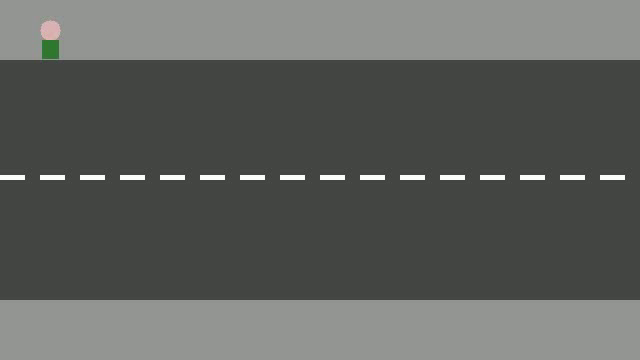
#> input picture frame 0 of edgevision/sample_data/traffic_sample.mp4, 640 x 360 px
$ python build_image_dataset.py
#> lines starting #> are read from the running program, lines starting #| are printed output that depends on the picture
"""Build an enriched traffic image dataset from uploaded and sample videos.

Extracts diverse, stratified frames across all video clips in uploads/ and sample_data/
to create an image dataset for model training, fine-tuning, and INT8 calibration.
"""

from __future__ import annotations

import argparse
import os
from pathlib import Path
import sys

_project_root = Path(__file__).resolve().parent.parent
if str(_project_root) not in sys.path:
    sys.path.insert(0, str(_project_root))

import cv2
import numpy as np


def extract_frames_from_video(
    video_path: Path,
    output_dir: Path,
    num_frames: int = 25,
    max_width: int = 640,
    prefix: str = "",
) -> int:
    """Extract evenly spaced diverse frames from a single video file."""
#> called with num_frames = 20, max_width = 640, prefix = 'vid00_traffic_'
    if not video_path.is_file():
        return 0

    cap = cv2.VideoCapture(str(video_path))
    if not cap.isOpened():
        return 0

    total_frames = int(cap.get(cv2.CAP_PROP_FRAME_COUNT))
    if total_frames <= 0:
        cap.release()
        return 0

    actual_extract = min(num_frames, total_frames)
    indices = np.linspace(0, total_frames - 1, actual_extract, dtype=int)
    extracted_count = 0

    output_dir.mkdir(parents=True, exist_ok=True)
    current_idx = 0

    for target_idx in indices:
        cap.set(cv2.CAP_PROP_POS_FRAMES, int(target_idx))
        ret, frame = cap.read()
        if not ret or frame is None:
            continue

        h, w = frame.shape[:2]
        if w > max_width:
            new_h = int(h * (max_width / w))
            frame = cv2.resize(frame, (max_width, new_h), interpolation=cv2.INTER_LINEAR)

        # Skip near-black or corrupted frames
        if np.mean(frame) < 8.0:
            continue

        filename = f"{prefix}_{target_idx:05d}.jpg" if prefix else f"frame_{current_idx:05d}.jpg"
        cv2.imwrite(str(output_dir / filename), frame, [cv2.IMWRITE_JPEG_QUALITY, 95])
        extracted_count += 1
        current_idx += 1
#> this loop made 20 passes
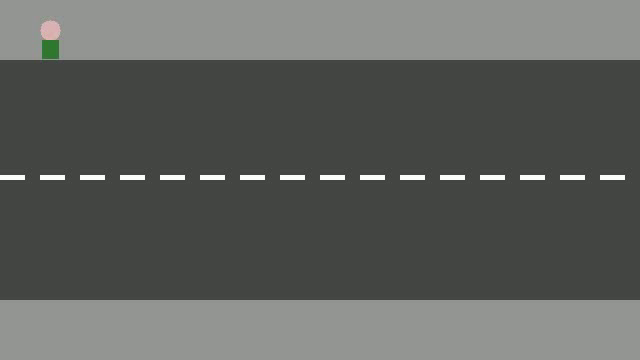
#> input picture frame 0 of edgevision/sample_data/traffic_sample.mp4, 640 x 360 px
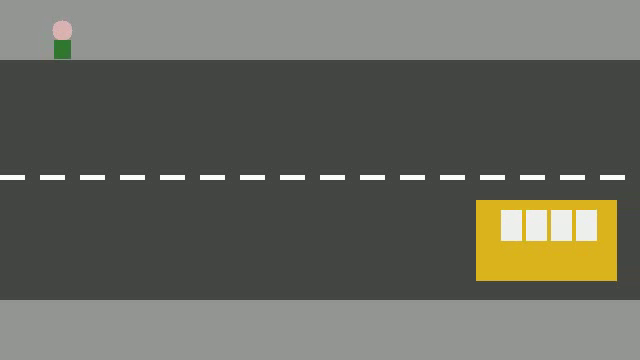
#> input picture frame 6 of edgevision/sample_data/traffic_sample.mp4, 640 x 360 px
#> pass 3, in extract_frames_from_video, `ret, frame = cap.read()`:
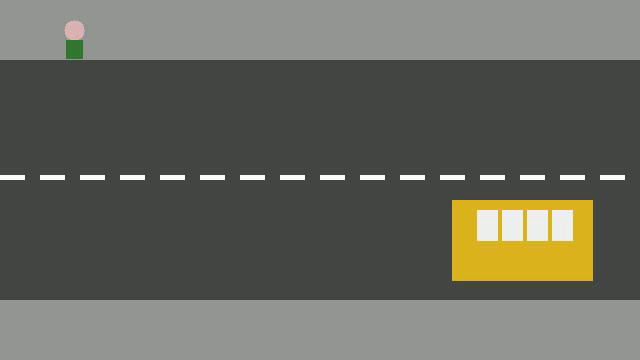
#> frame: shape (360, 640, 3); mean B, G, R 94.7, 103.4, 102.9
#> after the loop, current_idx = 20; extracted_count = 20

    cap.release()
    return extracted_count


def build_image_dataset(
    uploads_dir: str = "uploads",
    sample_dir: str = "sample_data",
    output_dir: str = "dataset/images",
    frames_per_video: int = 20,
    max_total_images: int = 600,
) -> int:
    """Extract diverse frames from all videos into a centralized image dataset."""
    dest = Path(output_dir)
    dest.mkdir(parents=True, exist_ok=True)

    video_paths = []
    up_path = Path(uploads_dir)
    if up_path.is_dir():
        video_paths.extend(sorted(up_path.glob("*.mp4")))
    samp_path = Path(sample_dir)
    if samp_path.is_dir():
        video_paths.extend(sorted(samp_path.glob("*.mp4")))

    print("=" * 70)
    print("BUILDING DIVERSE TRAFFIC IMAGE DATASET")
    print(f"Source Videos Found   : {len(video_paths)}")
    print(f"Target Destination    : {dest}")
    print(f"Frames per Video Target: {frames_per_video}")
    print(f"Maximum Total Images  : {max_total_images}")
    print("=" * 70)

    total_extracted = 0
    for idx, v_path in enumerate(video_paths):
        if total_extracted >= max_total_images:
            break
        prefix = f"vid{idx:02d}_{v_path.stem[:8]}"
        needed = min(frames_per_video, max_total_images - total_extracted)
        count = extract_frames_from_video(
            video_path=v_path,
            output_dir=dest,
            num_frames=needed,
            prefix=prefix,
        )
#> count = 20
        total_extracted += count
#> total_extracted = 20
        print(f"[{idx+1}/{len(video_paths)}] {v_path.name}: extracted {count} frames (Total: {total_extracted})")
#| [1/1] traffic_sample.mp4: extracted 20 frames (Total: 20)

    print("=" * 70)
    print(f"DATASET EXTRACTION COMPLETE: {total_extracted} real traffic images saved in {dest}")
#| DATASET EXTRACTION COMPLETE: 20 real traffic images saved in dataset/images
    print("=" * 70)
    return total_extracted


if __name__ == "__main__":
    parser = argparse.ArgumentParser(description="Extract diverse frames into image dataset.")
    parser.add_argument("--uploads", default="uploads", help="Path to uploads directory")
    parser.add_argument("--output", default="dataset/images", help="Output image directory")
    parser.add_argument("--frames-per-video", type=int, default=20, help="Frames per video")
    parser.add_argument("--max-total", type=int, default=600, help="Max total images to extract")
    args = parser.parse_args()

    build_image_dataset(
        uploads_dir=args.uploads,
        output_dir=args.output,
        frames_per_video=args.frames_per_video,
        max_total_images=args.max_total,
    )

$ run again, starting later in the video
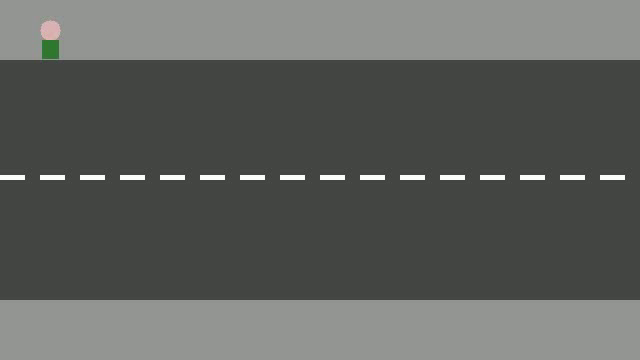
#> input picture frame 0 of edgevision/sample_data/traffic_sample.mp4, 640 x 360 px
#> the loop in extract_frames_from_video, `for target_idx in indices:` made 20 passes
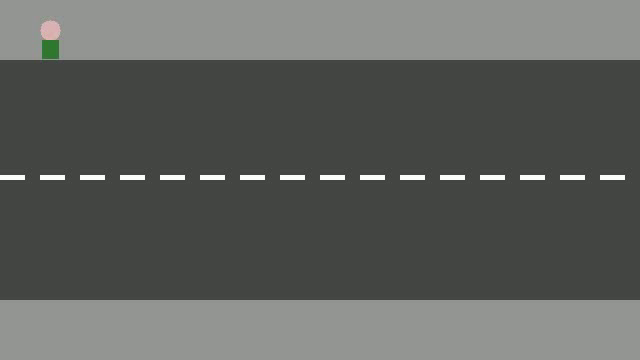
#> input picture frame 0 of edgevision/sample_data/traffic_sample.mp4, 640 x 360 px
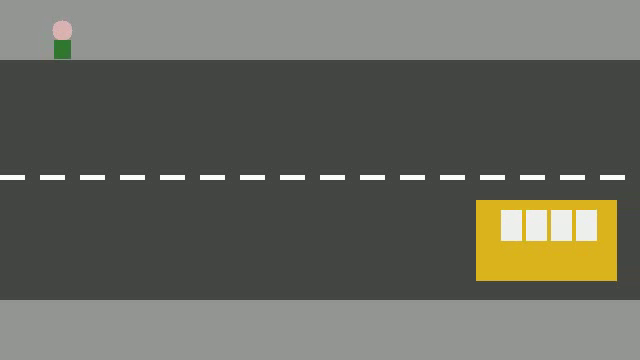
#> input picture frame 6 of edgevision/sample_data/traffic_sample.mp4, 640 x 360 px
#> after the loop in extract_frames_from_video, `for target_idx in indices:`: current_idx = 20
#| [1/1] traffic_sample.mp4: extracted 20 frames (Total: 20)
#| DATASET EXTRACTION COMPLETE: 20 real traffic images saved in dataset/images

$ run again, starting later in the video
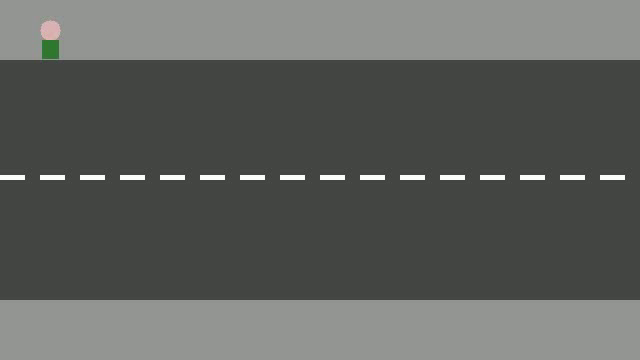
#> input picture frame 0 of edgevision/sample_data/traffic_sample.mp4, 640 x 360 px
#> the loop in extract_frames_from_video, `for target_idx in indices:` made 20 passes
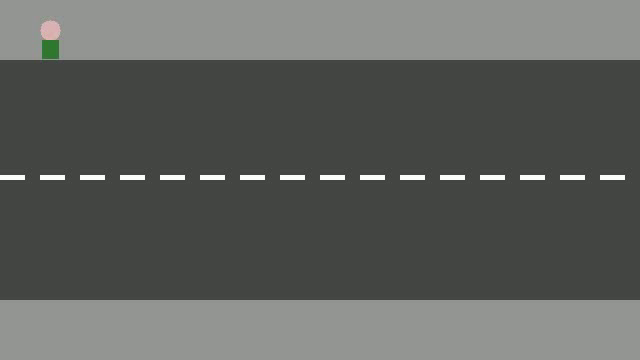
#> input picture frame 0 of edgevision/sample_data/traffic_sample.mp4, 640 x 360 px
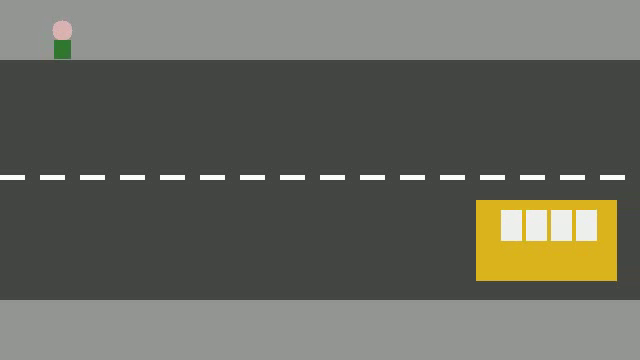
#> input picture frame 6 of edgevision/sample_data/traffic_sample.mp4, 640 x 360 px
#> after the loop in extract_frames_from_video, `for target_idx in indices:`: current_idx = 20
#| [1/1] traffic_sample.mp4: extracted 20 frames (Total: 20)
#| DATASET EXTRACTION COMPLETE: 20 real traffic images saved in dataset/images
